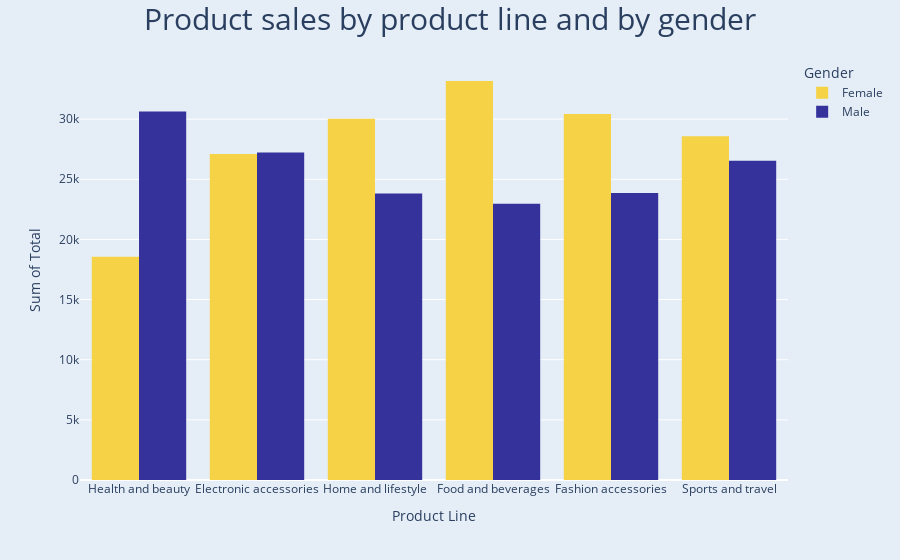

The notebook cell this image was saved under:
### Markdown cell above
### **b. Product Sales by Product Line and by Gender**

### Code cell
fig = px.histogram(data_frame=df, 
                   x='Product line', y='Total', 
                   color='Gender', barmode='group', 
                   histfunc='sum', color_discrete_sequence=['#f6d346','#35329b'],)

fig.update_xaxes(title_text='Product Line')
fig.update_yaxes(title_text='Sum of Total')

fig.update_layout(template='plotly', height=400)

fig.update(
    layout_title_text="Product sales by product line and by gender",
    layout_title_font_size=30,
    layout_title_x=0.5,
    layout_paper_bgcolor='rgb(229, 237, 247)',
    layout_plot_bgcolor='rgb(229, 237, 247)',)

fig.show()

### Figure 1 — Plotly figure (JSON) as saved in the notebook; plotly's stock layout.template omitted (floating-point values rounded to 4 significant figures; data arrays with more than 128 entries replaced by an {"elided": "..."} marker saying what was removed)
{"data": [{"alignmentgroup": "True", "bingroup": "x", "histfunc": "sum", "hovertemplate": "Gender=Female<br>Product line=%{x}<br>sum of Total=%{y}<extra></extra>", "legendgroup": "Female", "marker": {"color": "#f6d346", "pattern": {"shape": ""}}, "name": "Female", "offsetgroup": "Female", "orientation": "v", "showlegend": true, "type": "histogram", "x": {"elided": "501 str values"}, "xaxis": "x", "y": {"elided": "501 float values"}, "yaxis": "y"}, {"alignmentgroup": "True", "bingroup": "x", "histfunc": "sum", "hovertemplate": "Gender=Male<br>Product line=%{x}<br>sum of Total=%{y}<extra></extra>", "legendgroup": "Male", "marker": {"color": "#35329b", "pattern": {"shape": ""}}, "name": "Male", "offsetgroup": "Male", "orientation": "v", "showlegend": true, "type": "histogram", "x": {"elided": "499 str values"}, "xaxis": "x", "y": {"elided": "499 float values"}, "yaxis": "y"}], "layout": {"autosize": true, "barmode": "group", "legend": {"title": {"text": "Gender"}, "tracegroupgap": 0}, "margin": {"t": 60}, "paper_bgcolor": "rgb(229, 237, 247)", "plot_bgcolor": "rgb(229, 237, 247)", "title": {"font": {"size": 30}, "text": "Product sales by product line and by gender", "x": 0.5}, "xaxis": {"anchor": "y", "autorange": true, "domain": [0, 1], "range": [-0.5, 5.5], "title": {"text": "Product Line"}, "type": "category"}, "yaxis": {"anchor": "x", "autorange": true, "domain": [0, 1], "range": [0, 34920.0], "title": {"text": "Sum of Total"}, "type": "linear"}}}
